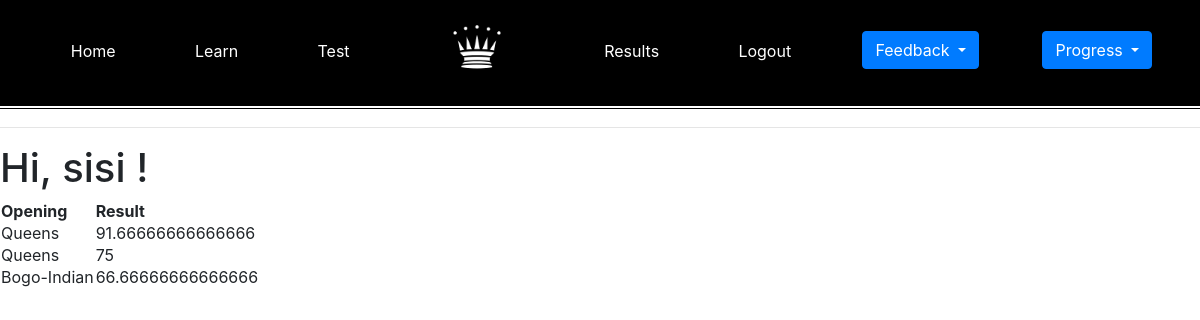
The page /results (signed in) on the database as committed earlier.
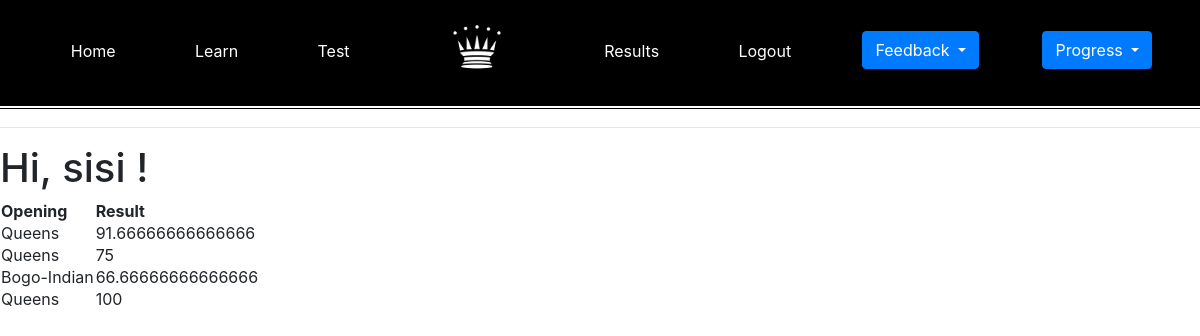
The same page on the database as committed later.
### app/models.py (models this page shows, shortened)
class User(UserMixin, db.Model):
    id = db.Column(db.Integer, primary_key=True)
    username = db.Column(db.String(64), index=True, unique=True)
    email = db.Column(db.String(120), index=True, unique=True)
    password_hash = db.Column(db.String(128))
    posts = db.relationship('Post', backref='author', lazy='dynamic')
    results = db.relationship('Results', backref = 'student', lazy = 'dynamic')

class Results(db.Model):
    id = db.Column(db.Integer, primary_key=True)
    opening = db.Column(db.String(140))
    result =db.Column(db.Integer)
    incorrect = db.Column(db.ARRAY(db.String(140)))
    passed = db.Column(db.Boolean)
    timestamp = db.Column(db.DateTime, index=True, default=datetime.utcnow)
    user_id = db.Column(db.Integer, db.ForeignKey('user.id'))

### app/routes.py (the view)
@app.route('/results', methods=['GET', 'POST'])
def results():
    u = User.query.get(current_user.id)
    return render_template('results.html', title='results', query = u.results.all())

### app/models.py (called while the page is built)
@login.user_loader
def load_user(id):
    return User.query.get(int(id))

### app/templates/results.html (shortened to what this page needs)
{% extends "base.html" %}
{% block content %}
<h1>Hi, {{current_user.username}} ! </h1>
<table>
<tr>
    <th>Opening</th>
    <th>Result</th>
</tr>
{% for r in query %}
<tr>
    <td>
        {{r.opening}}
    </td>
    <td>
        {{r.result}}
    </td>
</tr>
{% endfor %}
</table>
{% endblock %}

### app/templates/base.html (shortened to what this page needs)
<html>
    <head>
        <link rel="stylesheet" href="https://maxcdn.bootstrapcdn.com/bootstrap/4.5.2/css/bootstrap.min.css">
  </head>
  <body>
    <nav class="navbar navbar-expand-sm justify-content-center" style="background-color: black; padding-left: 2.6%; border-bottom: 5px white double; padding-bottom: 2%;">
      <ul class="navbar-nav nav-fill w-100">
        <li class="nav-item" style="padding-top: 2%;">
          <a class="nav-link" href="{{ url_for('index') }}">Home</a>
        </li>
        <li class="nav-item" style="padding-top: 2%;">
          <a class="nav-link" href="{{ url_for('learn') }}">Learn</a>
        </li>
        <li class="nav-item" style="padding-top: 2%;">
          <a class="nav-link" href="{{ url_for('Test') }}">Test</a>
        </li>
        <a class="navbar-brand mx-auto" href="#" style="padding-left: 5%; padding-right: 5%; padding-top: 0.75%;">
          <img src="static/img/chesspieces/wikipedia/wQ.png" alt="logo" style="width:60px;">
        </a>
        <li class="nav-item" style="padding-top: 2%;">
          <a class="nav-link" href="{{ url_for('results') }}">Results</a>
        </li>
        <li class="nav-item" style="padding-top: 2%;">
          <a class="nav-link" href="{{ url_for('logout') }}">Logout</a>
        </li>
        <li class="nav-item dropdown" style="padding-top: 2%;">
          <button type="button" class="btn btn-primary dropdown-toggle" data-toggle="dropdown">
            Feedback
          </button>
        </li>
        <li class="nav-item dropdown" style="padding-top: 2%;">
          <button type="button" class="btn btn-primary dropdown-toggle" data-toggle="dropdown">
            Progress
          </button>
        </li>
      </ul>
    </nav>
        <hr>
        {% block content %}{% endblock %}
    </body>
</html>

### app/templates/base.html (style rules this page uses)
.nav-link { color: white; }

Rows that differ between the two databases and show on the page:
added Results: opening "Queens", result "100"
